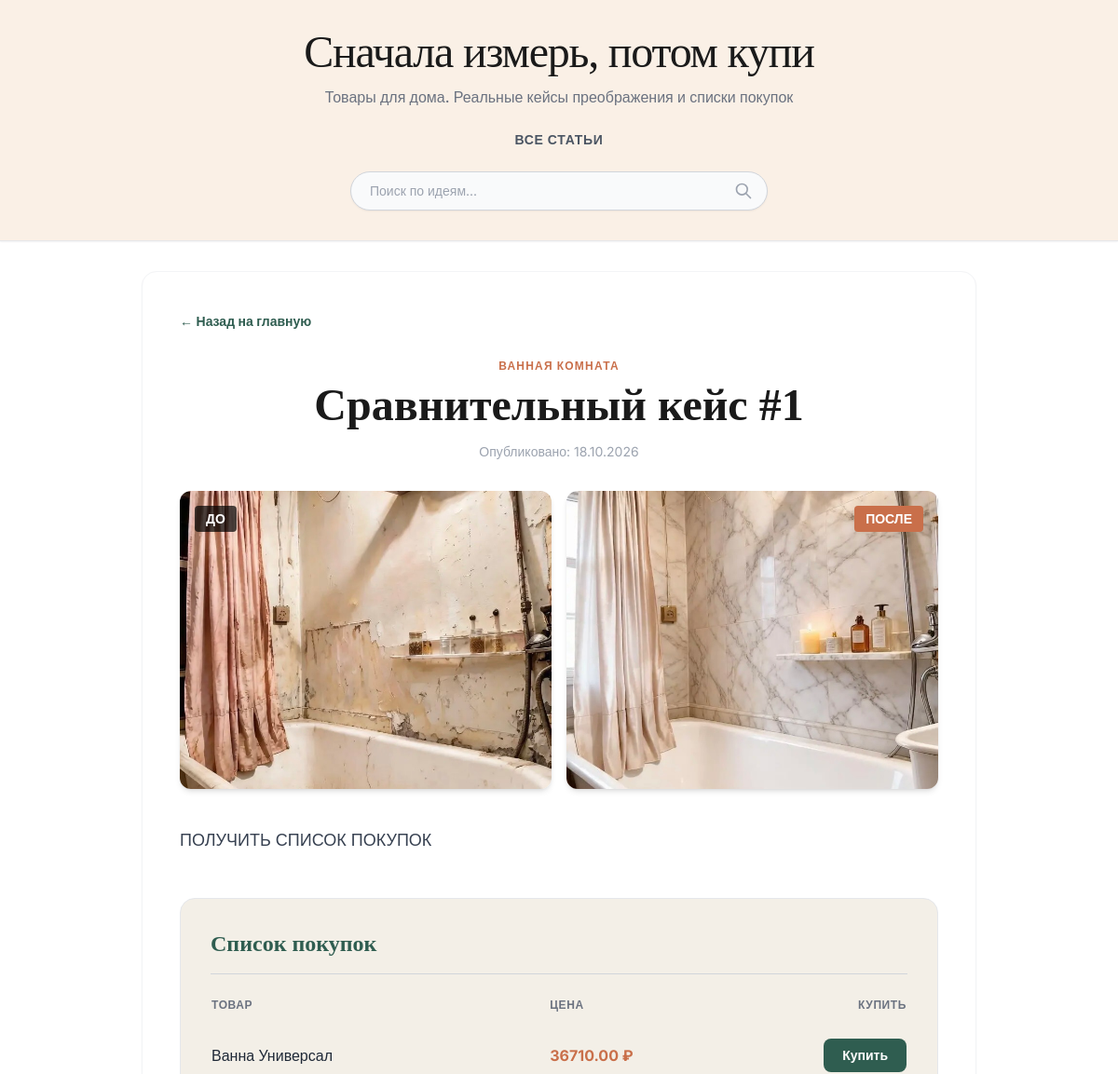
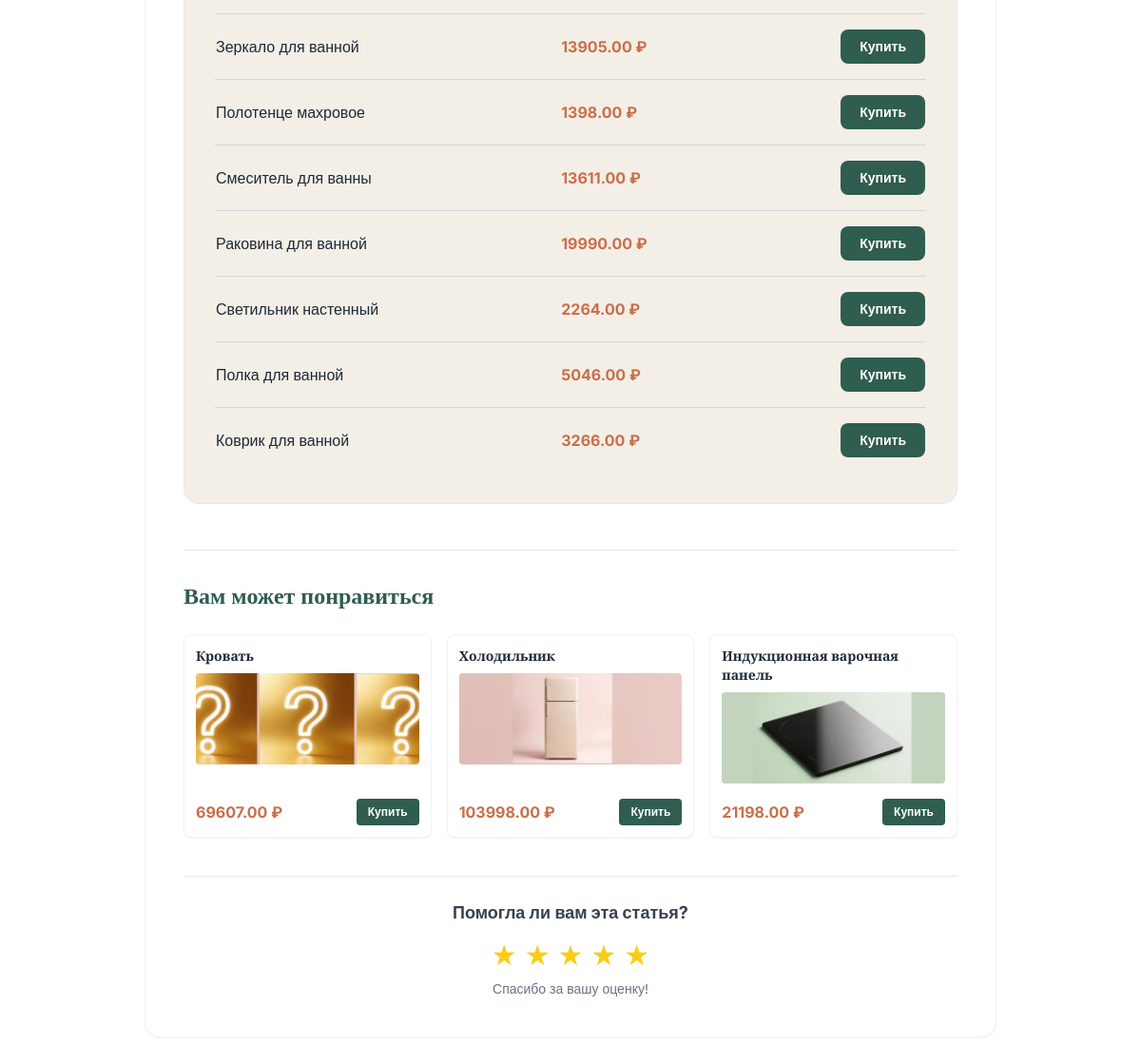
The app's page /article/4/ with its own data (2 pictures, top to bottom).
### articles/models.py (models this page shows, shortened)
class Article(models.Model):
    title = models.CharField(max_length=200)
    text = models.TextField()
    image_before = models.ImageField(upload_to='articles_images/', blank=True, null=True, verbose_name="Фото ДО")
    image_after = models.ImageField(upload_to='articles_images/', blank=True, null=True, verbose_name="Фото ПОСЛЕ")
    category = models.ForeignKey(Category, on_delete=models.SET_NULL, null=True, blank=True, verbose_name="Категория")
    created_at = models.DateTimeField(auto_now_add=True)
    likes = models.IntegerField(default=0, verbose_name="Лайки")
    rating = models.IntegerField(default=0, verbose_name="Рейтинг") # <-- НОВАЯ СТРОКА

class Category(models.Model):
    name = models.CharField(max_length=100, verbose_name="Название")
    slug = models.SlugField(unique=True, verbose_name="URL-имя")
    class Meta:
        verbose_name = "Категория"
        verbose_name_plural = "Категории"

class Product(models.Model):
    article = models.ForeignKey(Article, on_delete=models.CASCADE, related_name='products', null=True, blank=True) # добавил null=True, чтобы товар мог существовать без статьи (для главной страницы)
    name = models.CharField(max_length=200, verbose_name="Название товара")
    price = models.DecimalField(max_digits=10, decimal_places=2, verbose_name="Цена (руб)")
    link = models.URLField(max_length=500, verbose_name="Партнёрская ссылка")
    image = models.ImageField(upload_to='product_images/', blank=True, null=True, verbose_name="Фото товара") # <-- НОВАЯ СТРОКА

### articles/views.py (the view)
# urls.py: path('article/<int:pk>/', views.article_detail, name='article_detail'),
def article_detail(request, pk):
    article = get_object_or_404(Article, pk=pk)
    related_products = Product.objects.exclude(article=article).order_by('?')[:3]
    return render(request, 'article_detail.html', {
        'article': article,
        'related_products': related_products
    })

### articles/templates/article_detail.html (shortened to what this page needs)
{% extends 'base.html' %}
{% block content %}
<article class="max-w-4xl mx-auto bg-white rounded-2xl shadow-sm p-6 md:p-10 border border-gray-100">
    <a href="{% url 'home' %}" class="text-[#2F5D50] font-semibold hover:underline mb-6 inline-block text-sm">← Назад на главную</a>
    <div class="text-center mb-8">
        {% if article.category %}
            <span class="text-xs font-bold text-[#C96F4A] uppercase tracking-widest">{{ article.category.name }}</span>
        {% endif %}
        <h1 class="text-3xl md:text-5xl font-black mt-2 mb-4 font-serif">{{ article.title }}</h1>
        <p class="text-gray-400 text-sm">Опубликовано: {{ article.created_at|date:"d.m.Y" }}</p>
    </div>
    {% if article.image_before and article.image_after %}
    <div class="grid grid-cols-1 md:grid-cols-2 gap-4 mb-10 max-w-4xl mx-auto">
        <div class="relative rounded-xl overflow-hidden shadow-md h-64 md:h-80">
            <span class="absolute top-4 left-4 bg-black/70 text-white px-3 py-1 text-sm font-bold rounded z-10">ДО</span>
            <img src="{{ article.image_before.url }}" alt="До" class="w-full h-full object-cover">
        </div>
        <div class="relative rounded-xl overflow-hidden shadow-md h-64 md:h-80">
            <span class="absolute top-4 right-4 bg-[#C96F4A] text-white px-3 py-1 text-sm font-bold rounded z-10">ПОСЛЕ</span>
            <img src="{{ article.image_after.url }}" alt="После" class="w-full h-full object-cover">
        </div>
    </div>
    {% endif %}
    <div class="prose prose-lg max-w-none text-gray-700 leading-relaxed mb-12">
        {{ article.text|linebreaks }}
    </div>
    {% if article.products.all %}
    <div class="bg-[#F3EFE7] rounded-2xl p-6 md:p-8 border border-gray-200">
        <h2 class="text-2xl font-bold mb-6 border-b border-gray-300 pb-4 font-serif text-[#2F5D50]">Список покупок</h2>
        <div class="overflow-x-auto">
            <table class="w-full text-left border-collapse">
                <thead>
                    <tr class="text-xs text-gray-500 uppercase tracking-wider font-bold">
                        <th class="pb-3">Товар</th>
                        <th class="pb-3">Цена</th>
                        <th class="pb-3 text-right">Купить</th>
                    </tr>
                </thead>
                <tbody class="divide-y divide-gray-300">
                    {% for product in article.products.all %}
                    <tr class="hover:bg-white/50 transition">
                        <td class="py-4 font-medium text-gray-800">{{ product.name }}</td>
                        <td class="py-4 text-[#C96F4A] font-bold">{{ product.price }} ₽</td>
                        <td class="py-4 text-right">
                            <a href="{{ product.link }}" target="_blank" rel="nofollow" class="inline-block bg-[#2F5D50] text-white px-5 py-2 rounded-lg text-sm font-bold hover:bg-black transition">
                                Купить
                            </a>
                        </td>
                    </tr>
                    {% endfor %}
                </tbody>
            </table>
        </div>
    </div>
    {% endif %}
    {% if related_products %}
    <div class="mt-12 pt-8 border-t border-gray-200">
        <h3 class="text-2xl font-bold font-serif mb-6 text-[#2F5D50]">Вам может понравиться</h3>
        <div class="grid grid-cols-1 md:grid-cols-3 gap-4">
            {% for product in related_products %}
            <div class="bg-white rounded-lg shadow-sm border border-gray-100 p-3 flex flex-col justify-between hover:shadow-md transition">
                <div>
                    <h4 class="font-bold text-gray-800 text-sm mb-2">{{ product.name }}</h4>
                    <div class="h-24 bg-gray-50 rounded mb-3 overflow-hidden flex items-center justify-center">
                        {% if product.image %}
                            <img src="{{ product.image.url }}" alt="{{ product.name }}" class="w-full h-full object-cover">
                        {% else %}
                            <span class="text-gray-400 text-xs">Фото</span>
                        {% endif %}
                    </div>
                </div>
                <div class="flex items-center justify-between mt-1">
                    <span class="text-[#C96F4A] font-bold text-base">{{ product.price }} ₽</span>
                    <a href="{{ product.link }}" target="_blank" rel="nofollow" class="bg-[#2F5D50] text-white px-3 py-1.5 rounded text-xs font-bold hover:bg-black transition">
                        Купить
                    </a>
                </div>
            </div>
            {% endfor %}
        </div>
    </div>
    {% endif %}
    <div class="mt-10 pt-6 border-t border-gray-200 flex flex-col items-center">
        <p class="text-lg font-bold mb-3 text-gray-700">Помогла ли вам эта статья?</p>
        <div class="flex gap-2 text-3xl cursor-pointer" id="star-rating">
            <span class="star hover:text-yellow-400 transition" data-value="1">★</span>
            <span class="star hover:text-yellow-400 transition" data-value="2">★</span>
            <span class="star hover:text-yellow-400 transition" data-value="3">★</span>
            <span class="star hover:text-yellow-400 transition" data-value="4">★</span>
            <span class="star hover:text-yellow-400 transition" data-value="5">★</span>
        </div>
        <p id="rating-message" class="text-sm text-gray-500 mt-2 h-5"></p>
    </div>
</article>
{% endblock %}

### articles/templates/base.html (style rules this page uses)
h1, h2, h3, h4, .font-serif { font-family: 'Prata', serif; }

### records on screen
Article: category.name "ВАННАЯ КОМНАТА", title "Сравнительный кейс #1", created_at "18.10.2026", image_before (picture), image_after (picture), text "ПОЛУЧИТЬ СПИСОК ПОКУПОК"
Product: name "Ванна Универсал", price "36710.00"
Product: name "Зеркало для ванной", price "13905.00"
Product: name "Полотенце махровое", price "1398.00"
Product: name "Смеситель для ванны", price "13611.00"
Product: name "Раковина для ванной", price "19990.00"
Product: name "Светильник настенный", price "2264.00"
Product: name "Полка для ванной", price "5046.00"
Product: name "Коврик для ванной", price "3266.00"
Product: name "Кровать", image (picture), price "69607.00"
Product: name "Холодильник", image (picture), price "103998.00"
Product: name "Индукционная варочная панель", image (picture), price "21198.00"
